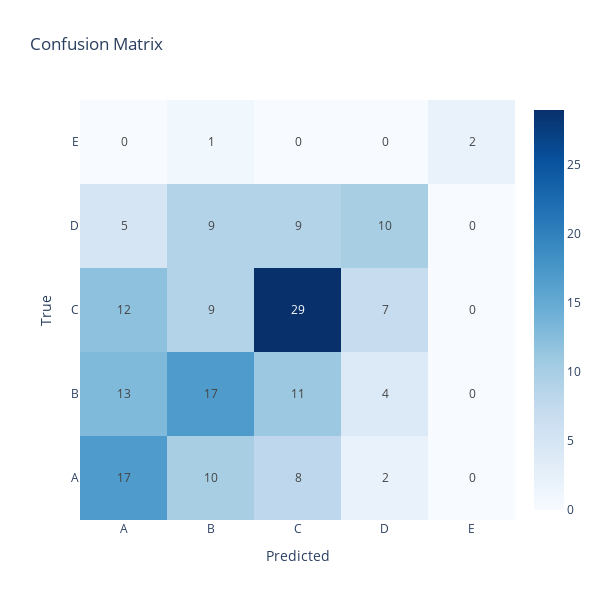

The code cell stored with this chart in its notebook:
### Code cell
show_confusion_matrix(confident_answers)

### Figure 1 — Plotly figure (JSON) as saved in the notebook; plotly's stock layout.template omitted (floating-point values rounded to 4 significant figures)
{"data": [{"colorscale": [[0, "rgb(247,251,255)"], [0.125, "rgb(222,235,247)"], [0.25, "rgb(198,219,239)"], [0.375, "rgb(158,202,225)"], [0.5, "rgb(107,174,214)"], [0.625, "rgb(66,146,198)"], [0.75, "rgb(33,113,181)"], [0.875, "rgb(8,81,156)"], [1, "rgb(8,48,107)"]], "hoverongaps": false, "text": [[17, 10, 8, 2, 0], [13, 17, 11, 4, 0], [12, 9, 29, 7, 0], [5, 9, 9, 10, 0], [0, 1, 0, 0, 2]], "textfont": {"size": 12}, "texttemplate": "%{text}", "type": "heatmap", "x": ["A", "B", "C", "D", "E"], "y": ["A", "B", "C", "D", "E"], "z": [[17, 10, 8, 2, 0], [13, 17, 11, 4, 0], [12, 9, 29, 7, 0], [5, 9, 9, 10, 0], [0, 1, 0, 0, 2]]}], "layout": {"height": 600, "title": {"text": "Confusion Matrix"}, "width": 600, "xaxis": {"title": {"text": "Predicted"}}, "yaxis": {"title": {"text": "True"}}}}
